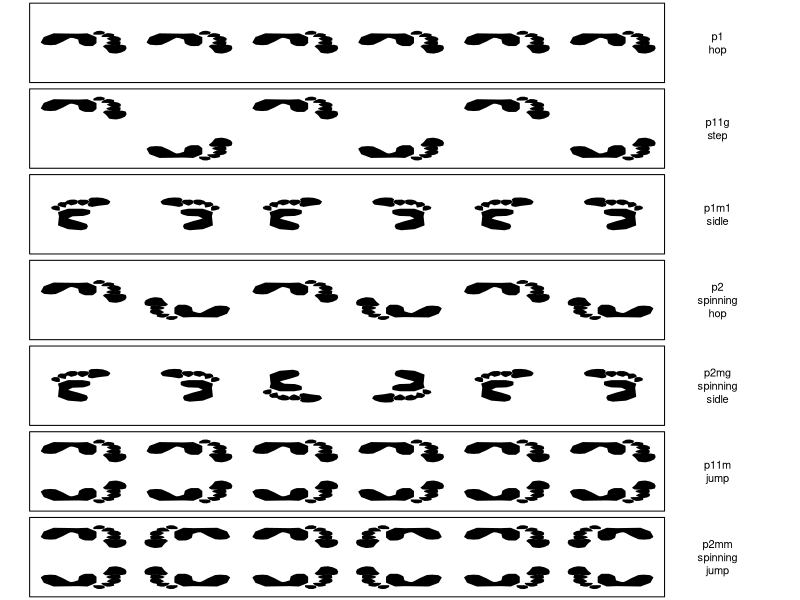
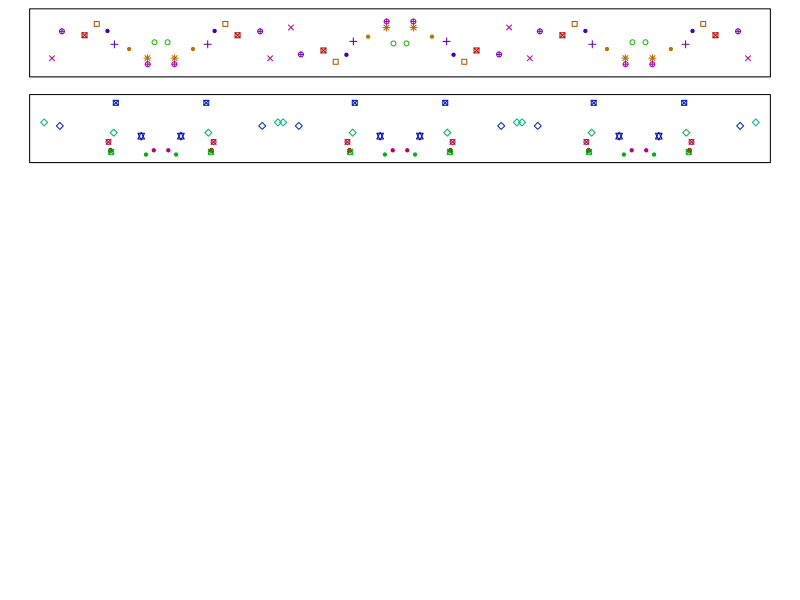

The R script that drew these images, in order:
## ---- chunk 1
fgs = sample(1:7,2)
fg1 = fgs[1]
fg2 = fgs[2]
sol1 = paste0(1*(1:7==fg1),collapse="")
sol2 = paste0(1*(1:7==fg2),collapse="")

w1 = c("p1","p11g","p1m1","p2","p2mg","p11m","p2mm")
w2 = c("hop","step","sidle","spinning hop","spinning sidle","jump","spinning jump")
wrd1a = w1[fg1]
wrd1b = w2[fg1]
wrd2a = w1[fg2]
wrd2b = w2[fg2]

ftprnt = function(x=0,y=0,s=1,theta=0,flipv=F,fliph=F){
    x1=c(-12.57738669298246, -11.97099789298246, -10.69084389298246, -9.61281919298246, -8.13053549298246, -7.052511092982459, -6.513498792982459, -5.907109992982459, -4.82908539298246, -4.62695589298246, -4.02056749298246, -3.41417849298246,-2,-1.8,-1.2,-1.2,-3,-5,-10,-12)
    y1=c(0.7291971929825536, 1.7398271929825455, 2.009327192982539, 1.8072171929825345, 0.05543719298253791, -1.4942228070174792, -2.100622807017487, -1.9658728070174902, -1.0899728070174888, 1.1334571929825188, 2.009327192982539, 2.48097719298255,2.5,2.3,1,-2,-4,-3.8,-4,-2)
    x2=c(1.0015618070175414, 1.612268807017541, 2.1793538070175416, 3.0081708070175424, 3.9678538070175406, 4.7966708070175414, 5.0584018070175425, 4.9275368070175425, 4.229584807017542, 2.702817807017542, 1.5686468070175419, 0.783451807017542, 0.3908548070175417)
    y2=c(4.272237192982573, 6.235237192982595, 6.496967192982595, 6.6714571929825865, 6.14797719298258, 5.144677192982556, 4.010517192982547, 2.789097192982524, 2.3528771929825325, 2.5709971929825315, 2.1783771929825093, 2.3092671929825315, 2.9635871929825157)
    x3=c(2.1793538070175416, 3.0517918070175405, 3.7497438070175413, 3.8369838070175426, 3.269898807017544, 2.397459807017544, 1.394155807017544, 1.0888018070175445)
    y3=c(2.0038871929825746, 2.3092371929825504, 1.9166271929825598, 0.5643671929825587, -0.0027428070174551067, 0.04085719298257118, 0.607937192982547, 1.0005571929825692)
    x4=c(1.8739998070175403, 2.17935380701754, 3.5316338070175384, 3.8806098070175388, 3.836989807017538, 3.3135268070175385, 2.790062807017538, 2.3974658070175394, 2.4847058070175407, 1.786754807017541, 1.1324248070175411, 0.39085280701754144, 0.04187680701754104, 1.2632908070175404, 1.786754807017541, 1.917619807017541, 1.2196688070175412)
    y4=c(-0.4389328070174088, -0.2208128070174098, -0.1772128070173835, -0.6570528070174078, -1.4858928070174215, -2.1838328070174384, -2.401932807017431, -2.7509128070174143, -3.57972280701739, -4.015942807017382, -4.103242807017409, -3.361672807017385, -2.5764628070173785, -2.489262807017383, -2.314772807017391, -1.922182807017407, -1.3550728070173932)
    x5=c(-0.2634751929824599, 0.43447580701753985, 0.5217158070175394, -0.17623519298246038, -0.9178081929824611, -1.6157591929824608, -1.6593791929824615)
    y5=c(-3.841452807017447, -4.103182807017447, -4.888382807017422, -5.411832807017447, -5.324632807017451, -4.452192807017468, -3.841482807017485)
    x1 = x1+4
    x2 = x2+4
    x3 = x3+4
    x4 = x4+4
    x5 = x5+4
    
    y1 = y1-1
    y2 = y2-1
    y3 = y3-1
    y4 = y4-1
    y5 = y5-1
    rngx = max(c(x1,x2,x3,x4,x5))-min(c(x1,x2,x3,x4,x5))
    rngy = max(c(y1,y2,y3,y4,y5))-min(c(y1,y2,y3,y4,y5))
    mxr = max(rngx,rngy)
    x1 = x1/mxr*s
    x2 = x2/mxr*s
    x3 = x3/mxr*s
    x4 = x4/mxr*s
    x5 = x5/mxr*s
    y1 = y1/mxr*s
    y2 = y2/mxr*s
    y3 = y3/mxr*s
    y4 = y4/mxr*s
    y5 = y5/mxr*s
    
    if(flipv){
        y1 = -y1
        y2 = -y2
        y3 = -y3
        y4 = -y4
        y5 = -y5
    }
    if(fliph){
        x1 = -x1
        x2 = -x2
        x3 = -x3
        x4 = -x4
        x5 = -x5
    }
    X1 = x1*cos(theta)-y1*sin(theta)
    Y1 = x1*sin(theta)+y1*cos(theta)
    X2 = x2*cos(theta)-y2*sin(theta)
    Y2 = x2*sin(theta)+y2*cos(theta)
    X3 = x3*cos(theta)-y3*sin(theta)
    Y3 = x3*sin(theta)+y3*cos(theta)
    X4 = x4*cos(theta)-y4*sin(theta)
    Y4 = x4*sin(theta)+y4*cos(theta)
    X5 = x5*cos(theta)-y5*sin(theta)
    Y5 = x5*sin(theta)+y5*cos(theta)
    
    polygon(X1+x,Y1+y,col="black")
    polygon(X2+x,Y2+y,col="black")
    polygon(X3+x,Y3+y,col="black")
    polygon(X4+x,Y4+y,col="black")
    polygon(X5+x,Y5+y,col="black")
}


getbasedots = function(fg=1,n=4){
    if(fg<6){
        x = runif(2*n)
        y = runif(2*n)-0.5
        h = runif(2*n)
        p = sample(c(0,1,3,4,5,7,8,9,10,11,12,13,15,16,18,19,20),2*n,T)
    } else {
        x = runif(n)
        y = runif(n)-0.5
        h = runif(n)
        p = sample(c(0,1,3,4,5,7,8,9,10,11,12,13,15,16,18,19,20),n,T)
        x = c(x,x)
        y = c(y,-y)
        h = c(h,h)
        p = c(p,p) 
    }
    dots = data.frame(x,y,h,p)
    return(dots)
}

translate = function(dots,dx=1){
    tdots = data.frame(dots)
    tdots$x = dots$x+dx
    return(tdots)
}
rotate = function(dots,xr){
    tdots = data.frame(dots)
    tdots$x = tdots$x-xr
    tdots$x = -tdots$x+xr
    tdots$y = -tdots$y
    return(tdots)
}
glide = function(dots,dx){
    tdots = data.frame(dots)
    tdots$x = tdots$x+dx
    tdots$y = -tdots$y
    return(tdots)
}
mirror = function(dots,xr){
    tdots = data.frame(dots)
    tdots$x = tdots$x-xr
    tdots$x = -tdots$x+xr
    return(tdots)
}

drawdots = function(dots,fg,val=1){
    points(dots$x,dots$y,col=hsv(dots$h,1,val),pch=dots$p)
    if(fg==1){
        for(i in 1:5){
            dots = translate(dots,1)
            points(dots$x,dots$y,col=hsv(dots$h,1,val),pch=dots$p)
        }
    }
    if(fg==2){
        for(i in 1:5){
            dots = glide(dots,1)
            points(dots$x,dots$y,col=hsv(dots$h,1,val),pch=dots$p)
        }
    }
    if(fg==3){
        for(i in 1:5){
            dots = mirror(dots,i)
            points(dots$x,dots$y,col=hsv(dots$h,1,val),pch=dots$p)
        }
    }
    if(fg==4){
        for(i in 1:5){
            dots = rotate(dots,i)
            points(dots$x,dots$y,col=hsv(dots$h,1,val),pch=dots$p)
        }
    }
    if(fg==5){
        for(i in 1:5){
            if(i%%2==1){
                dots = mirror(dots,i)
            } else {
                dots = rotate(dots,i)
            }
            points(dots$x,dots$y,col=hsv(dots$h,1,val),pch=dots$p)
        }
    }
    if(fg==6){
        for(i in 1:5){
            dots = translate(dots,1)
            points(dots$x,dots$y,col=hsv(dots$h,1,val),pch=dots$p)
        }
    }
    if(fg==7){
        for(i in 1:5){
            dots = mirror(dots,i)
            points(dots$x,dots$y,col=hsv(dots$h,1,val),pch=dots$p)
        }
    }
}


## ---- chunk 2
par(mar=c(0,0,0,0),mfrow=c(7,1))
plot(0,0,"l",ann=F,axes=F,xlim=c(0,7),ylim=c(-1,1))
for(x in seq(0.5,5.5,1)){
    ftprnt(x,0,0.8,0,T)
}
text(6.5,0,"p1\nhop")
polygon(c(0,0,6,6),c(-1,1,1,-1))

plot(0,0,"l",ann=F,axes=F,xlim=c(0,7),ylim=c(-1,1))
for(x in seq(0.5,4.5,2)){
    ftprnt(x,0.5,0.8,0,T)
}
for(x in seq(1.5,5.5,2)){
    ftprnt(x,-0.5,0.8,0)
}
text(6.5,0,"p11g\nstep")
polygon(c(0,0,6,6),c(-1,1,1,-1))


plot(0,0,"l",ann=F,axes=F,xlim=c(0,7),ylim=c(-1,1))
for(x in seq(0.5,4.5,2)){
    ftprnt(x,0,0.8,pi/2,T)
}
for(x in seq(1.5,5.5,2)){
    ftprnt(x,0,0.8,pi/2)
}
text(6.5,0,"p1m1\nsidle")
polygon(c(0,0,6,6),c(-1,1,1,-1))

plot(0,0,"l",ann=F,axes=F,xlim=c(0,7),ylim=c(-1,1))
for(x in seq(0.5,4.5,2)){
    ftprnt(x,0.2,0.8,0,T)
}
for(x in seq(1.5,5.5,2)){
    ftprnt(x,-0.2,0.8,pi,T)
}
text(6.5,0,"p2\nspinning\nhop")
polygon(c(0,0,6,6),c(-1,1,1,-1))


plot(0,0,"l",ann=F,axes=F,xlim=c(0,7),ylim=c(-1,1))
for(x in c(0.5,4.5)){
    ftprnt(x,0,0.8,pi/2,T)
}
for(x in c(1.5,5.5)){
    ftprnt(x,0,0.8,pi/2)
}
ftprnt(2.5,0,0.8,pi/2,T,T)
ftprnt(3.5,0,0.8,pi/2,F,T)
text(6.5,0,"p2mg\nspinning\nsidle")
polygon(c(0,0,6,6),c(-1,1,1,-1))

plot(0,0,"l",ann=F,axes=F,xlim=c(0,7),ylim=c(-1,1))
for(x in seq(0.5,5.5,1)){
    ftprnt(x,0.5,0.8,0,T)
}
for(x in seq(0.5,5.5,1)){
    ftprnt(x,-0.5,0.8,0)
}
text(6.5,0,"p11m\njump")
polygon(c(0,0,6,6),c(-1,1,1,-1))

plot(0,0,"l",ann=F,axes=F,xlim=c(0,7),ylim=c(-1,1))
for(x in seq(0.5,5.5,2)){
    ftprnt(x,0.5,0.8,0,T)
}
for(x in seq(0.5,5.5,2)){
    ftprnt(x,-0.5,0.8,0)
}
for(x in seq(1.5,5.5,2)){
    ftprnt(x,0.5,0.8,0,T,T)
}
for(x in seq(1.5,5.5,2)){
    ftprnt(x,-0.5,0.8,0,F,T)
}
text(6.5,0,"p2mm\nspinning\njump")
polygon(c(0,0,6,6),c(-1,1,1,-1))

## ---- chunk 3
par(mar=c(0,0,0,0))
dots = getbasedots(fg1,5)
plot(0,0,type="n",xlim=c(-0.1,6.1),ylim=c(-0.7,0.7),axes=F,ann=F)
drawdots(dots,fg1,0.7)
polygon(c(-.1,-.1,6.1,6.1),c(-0.6,0.6,0.6,-0.6))
## ---- chunk 4
par(mar=c(0,0,0,0))
dots = getbasedots(fg2,5)
plot(0,0,type="n",xlim=c(-0.1,6.1),ylim=c(-0.7,0.7),axes=F,ann=F)
drawdots(dots,fg2,0.7)
polygon(c(-.1,-.1,6.1,6.1),c(-0.6,0.6,0.6,-0.6))
